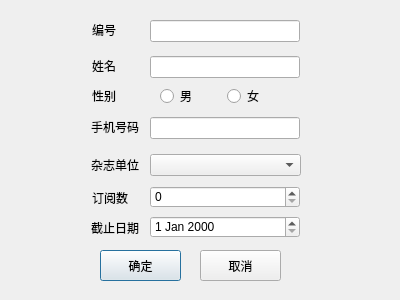
<?xml version="1.0" encoding="UTF-8"?>
<ui version="4.0">
 <class>addSubscriberDialog</class>
 <widget class="QDialog" name="addSubscriberDialog">
  <property name="geometry">
   <rect>
    <x>0</x>
    <y>0</y>
    <width>400</width>
    <height>300</height>
   </rect>
  </property>
  <property name="minimumSize">
   <size>
    <width>400</width>
    <height>300</height>
   </size>
  </property>
  <property name="maximumSize">
   <size>
    <width>400</width>
    <height>300</height>
   </size>
  </property>
  <property name="windowTitle">
   <string>添加订阅信息</string>
  </property>
  <widget class="QPushButton" name="confirmButton">
   <property name="geometry">
    <rect>
     <x>100</x>
     <y>250</y>
     <width>81</width>
     <height>31</height>
    </rect>
   </property>
   <property name="text">
    <string>确定</string>
   </property>
  </widget>
  <widget class="QPushButton" name="cancelButton">
   <property name="geometry">
    <rect>
     <x>200</x>
     <y>250</y>
     <width>81</width>
     <height>31</height>
    </rect>
   </property>
   <property name="text">
    <string>取消</string>
   </property>
  </widget>
  <widget class="QLabel" name="label">
   <property name="geometry">
    <rect>
     <x>92</x>
     <y>22</y>
     <width>27</width>
     <height>16</height>
    </rect>
   </property>
   <property name="text">
    <string>编号：</string>
   </property>
  </widget>
  <widget class="QLineEdit" name="numberEdit">
   <property name="geometry">
    <rect>
     <x>150</x>
     <y>20</y>
     <width>150</width>
     <height>22</height>
    </rect>
   </property>
  </widget>
  <widget class="QLineEdit" name="nameEdit">
   <property name="geometry">
    <rect>
     <x>150</x>
     <y>56</y>
     <width>150</width>
     <height>22</height>
    </rect>
   </property>
  </widget>
  <widget class="QLabel" name="label_2">
   <property name="geometry">
    <rect>
     <x>92</x>
     <y>58</y>
     <width>27</width>
     <height>16</height>
    </rect>
   </property>
   <property name="text">
    <string>姓名：</string>
   </property>
  </widget>
  <widget class="QLineEdit" name="phoneEdit">
   <property name="geometry">
    <rect>
     <x>150</x>
     <y>117</y>
     <width>150</width>
     <height>22</height>
    </rect>
   </property>
  </widget>
  <widget class="QLabel" name="label_3">
   <property name="geometry">
    <rect>
     <x>91</x>
     <y>117</y>
     <width>51</width>
     <height>20</height>
    </rect>
   </property>
   <property name="text">
    <string>手机号码：</string>
   </property>
  </widget>
  <widget class="QLabel" name="label_4">
   <property name="geometry">
    <rect>
     <x>91</x>
     <y>157</y>
     <width>51</width>
     <height>16</height>
    </rect>
   </property>
   <property name="text">
    <string>杂志单位：</string>
   </property>
  </widget>
  <widget class="QComboBox" name="magazineBox">
   <property name="geometry">
    <rect>
     <x>150</x>
     <y>154</y>
     <width>151</width>
     <height>22</height>
    </rect>
   </property>
  </widget>
  <widget class="QLabel" name="label_5">
   <property name="geometry">
    <rect>
     <x>92</x>
     <y>88</y>
     <width>27</width>
     <height>16</height>
    </rect>
   </property>
   <property name="text">
    <string>性别：</string>
   </property>
  </widget>
  <widget class="QLabel" name="label_6">
   <property name="geometry">
    <rect>
     <x>92</x>
     <y>190</y>
     <width>36</width>
     <height>16</height>
    </rect>
   </property>
   <property name="text">
    <string>订阅数：</string>
   </property>
  </widget>
  <widget class="QSpinBox" name="quantityBox">
   <property name="geometry">
    <rect>
     <x>150</x>
     <y>186</y>
     <width>150</width>
     <height>22</height>
    </rect>
   </property>
  </widget>
  <widget class="QLabel" name="label_7">
   <property name="geometry">
    <rect>
     <x>91</x>
     <y>217</y>
     <width>51</width>
     <height>21</height>
    </rect>
   </property>
   <property name="text">
    <string>截止日期：</string>
   </property>
  </widget>
  <widget class="QDateEdit" name="deadlineEdit">
   <property name="geometry">
    <rect>
     <x>150</x>
     <y>216</y>
     <width>150</width>
     <height>22</height>
    </rect>
   </property>
  </widget>
  <widget class="QRadioButton" name="manButton">
   <property name="geometry">
    <rect>
     <x>160</x>
     <y>87</y>
     <width>41</width>
     <height>18</height>
    </rect>
   </property>
   <property name="text">
    <string>男</string>
   </property>
  </widget>
  <widget class="QRadioButton" name="womanButton">
   <property name="geometry">
    <rect>
     <x>227</x>
     <y>87</y>
     <width>51</width>
     <height>18</height>
    </rect>
   </property>
   <property name="text">
    <string>女</string>
   </property>
  </widget>
 </widget>
 <resources/>
 <connections/>
</ui>
